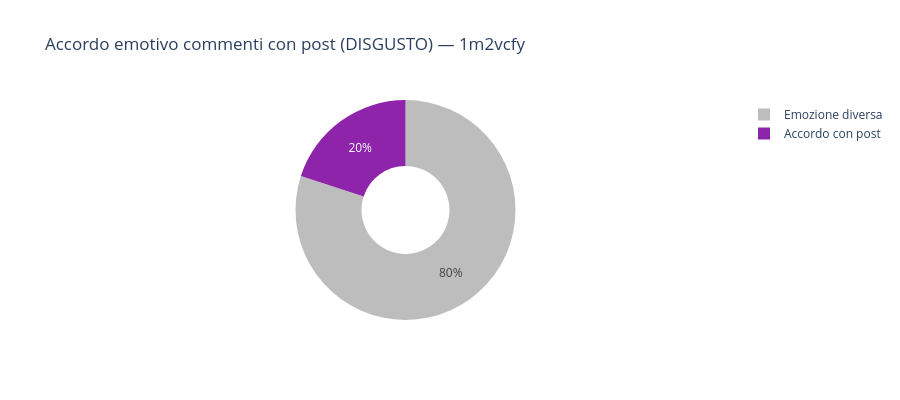

Notebook code for this chart:
### Code cell
fig = go.Figure(go.Pie(                             # Grafico accordo vs disaccordo
    labels=['Accordo con post', 'Emozione diversa'],
    values=[n_concordi, n_discordi],
    marker_colors=[EMOTION_COLORS.get(emo_post, '#FB8C00'), '#BDBDBD'],
    hole=0.4
))
fig.update_layout(
    title=f'Accordo emotivo commenti con post ({emo_post.upper()}) — {POST_ID}',
    height=400
)
fig.show()

### Figure 1 — Plotly figure (JSON) as saved in the notebook; plotly's stock layout.template omitted (floating-point values rounded to 4 significant figures)
{"data": [{"hole": 0.4, "labels": ["Accordo con post", "Emozione diversa"], "marker": {"colors": ["#8E24AA", "#BDBDBD"]}, "values": [10, 40], "type": "pie"}], "layout": {"title": {"text": "Accordo emotivo commenti con post (DISGUSTO) — 1m2vcfy"}, "height": 400}}
